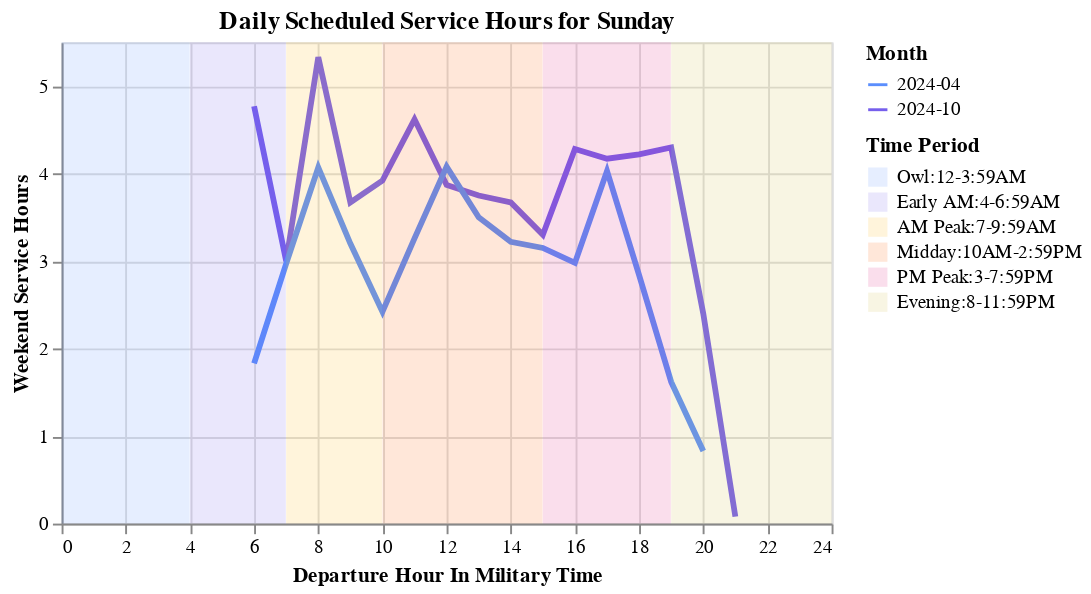

Write notebook code for a chart like this one.
### Code cell
try:
    display(
        section1.create_service_hour_chart(
            scheduled_service, "Sunday",  "Weekend Service Hours", ""
        )
    )
except:
    pass

### Figure 1 — Vega-Lite specification as saved in the notebook (floating-point values rounded to 4 significant figures)
{"config": {"view": {"continuousWidth": 300, "continuousHeight": 300}}, "layer": [{"data": {"name": "data-2027b5f8eeae8cc9145dbb8d64aa833f"}, "mark": {"type": "line", "size": 3}, "encoding": {"color": {"field": "Month", "scale": {"range": ["#5b8efd", "#765fec", "#fcb40e", "#fc5c04", "#dd217d", "#ccbb44"]}, "type": "nominal"}, "opacity": {"condition": {"param": "param_3", "value": 1}, "value": 0.2}, "tooltip": [{"field": "Weekend or Weekday", "type": "nominal"}, {"field": "Month", "type": "nominal"}, {"field": "Departure Hour", "type": "quantitative"}, {"field": "Weekend Service Hours", "type": "quantitative"}], "x": {"field": "Departure Hour", "title": "Departure Hour In Military Time", "type": "quantitative"}, "y": {"field": "Weekend Service Hours", "title": "Weekend Service Hours", "type": "quantitative"}}, "name": "view_3", "title": {"text": "Daily Scheduled Service Hours for Sunday", "subtitle": ""}}, {"data": {"name": "data-61fdb03b01e6f6ac9797744d36eb9ca4"}, "mark": {"type": "rect", "opacity": 0.15}, "encoding": {"color": {"field": "time_period", "scale": {"range": ["#5b8efd", "#765fec", "#fcb40e", "#fc5c04", "#dd217d", "#ccbb44"]}, "sort": ["Owl:12-3:59AM", "Early AM:4-6:59AM", "AM Peak:7-9:59AM", "Midday:10AM-2:59PM", "PM Peak:3-7:59PM", "Evening:8-11:59PM"], "title": "Time Period", "type": "nominal"}, "x": {"field": "start", "type": "quantitative"}, "x2": {"field": "stop"}, "y": {"value": 0}, "y2": {"value": 250}}}], "height": 250, "params": [{"name": "param_3", "select": {"type": "point", "fields": ["Month"]}, "bind": "legend", "views": ["view_3"]}], "resolve": {"scale": {"color": "independent"}}, "width": 400, "$schema": "https://vega.github.io/schema/vega-lite/v5.17.0.json", "datasets": {"data-2027b5f8eeae8cc9145dbb8d64aa833f": [{"Transit Operator": "Tahoe Transportation District GMV Schedule", "Month": "2024-10", "Weekend or Weekday": "Sunday", "Departure Hour": 6, "Weekend Service Hours": 4.77, "Weekday Service Hours": 4.77}, {"Transit Operator": "Tahoe Transportation District GMV Schedule", "Month": "2024-10", "Weekend or Weekday": "Sunday", "Departure Hour": 7, "Weekend Service Hours": 3.0, "Weekday Service Hours": 3.0}, {"Transit Operator": "Tahoe Transportation District GMV Schedule", "Month": "2024-10", "Weekend or Weekday": "Sunday", "Departure Hour": 8, "Weekend Service Hours": 5.33, "Weekday Service Hours": 5.33}, {"Transit Operator": "Tahoe Transportation District GMV Schedule", "Month": "2024-10", "Weekend or Weekday": "Sunday", "Departure Hour": 9, "Weekend Service Hours": 3.67, "Weekday Service Hours": 3.67}, {"Transit Operator": "Tahoe Transportation District GMV Schedule", "Month": "2024-10", "Weekend or Weekday": "Sunday", "Departure Hour": 10, "Weekend Service Hours": 3.92, "Weekday Service Hours": 3.92}, {"Transit Operator": "Tahoe Transportation District GMV Schedule", "Month": "2024-10", "Weekend or Weekday": "Sunday", "Departure Hour": 11, "Weekend Service Hours": 4.62, "Weekday Service Hours": 4.62}, {"Transit Operator": "Tahoe Transportation District GMV Schedule", "Month": "2024-10", "Weekend or Weekday": "Sunday", "Departure Hour": 12, "Weekend Service Hours": 3.87, "Weekday Service Hours": 3.87}, {"Transit Operator": "Tahoe Transportation District GMV Schedule", "Month": "2024-10", "Weekend or Weekday": "Sunday", "Departure Hour": 13, "Weekend Service Hours": 3.75, "Weekday Service Hours": 3.75}, {"Transit Operator": "Tahoe Transportation District GMV Schedule", "Month": "2024-10", "Weekend or Weekday": "Sunday", "Departure Hour": 14, "Weekend Service Hours": 3.67, "Weekday Service Hours": 3.67}, {"Transit Operator": "Tahoe Transportation District GMV Schedule", "Month": "2024-10", "Weekend or Weekday": "Sunday", "Departure Hour": 15, "Weekend Service Hours": 3.3, "Weekday Service Hours": 3.3}, {"Transit Operator": "Tahoe Transportation District GMV Schedule", "Month": "2024-10", "Weekend or Weekday": "Sunday", "Departure Hour": 16, "Weekend Service Hours": 4.28, "Weekday Service Hours": 4.28}, {"Transit Operator": "Tahoe Transportation District GMV Schedule", "Month": "2024-10", "Weekend or Weekday": "Sunday", "Departure Hour": 17, "Weekend Service Hours": 4.17, "Weekday Service Hours": 4.17}, {"Transit Operator": "Tahoe Transportation District GMV Schedule", "Month": "2024-10", "Weekend or Weekday": "Sunday", "Departure Hour": 18, "Weekend Service Hours": 4.22, "Weekday Service Hours": 4.22}, {"Transit Operator": "Tahoe Transportation District GMV Schedule", "Month": "2024-10", "Weekend or Weekday": "Sunday", "Departure Hour": 19, "Weekend Service Hours": 4.3, "Weekday Service Hours": 4.3}, {"Transit Operator": "Tahoe Transportation District GMV Schedule", "Month": "2024-10", "Weekend or Weekday": "Sunday", "Departure Hour": 20, "Weekend Service Hours": 2.4, "Weekday Service Hours": 2.4}, {"Transit Operator": "Tahoe Transportation District GMV Schedule", "Month": "2024-10", "Weekend or Weekday": "Sunday", "Departure Hour": 21, "Weekend Service Hours": 0.08, "Weekday Service Hours": 0.08}, {"Transit Operator": "Tahoe Transportation District GMV Schedule", "Month": "2024-04", "Weekend or Weekday": "Sunday", "Departure Hour": 6, "Weekend Service Hours": 1.83, "Weekday Service Hours": 1.83}, {"Transit Operator": "Tahoe Transportation District GMV Schedule", "Month": "2024-04", "Weekend or Weekday": "Sunday", "Departure Hour": 7, "Weekend Service Hours": 2.97, "Weekday Service Hours": 2.97}, {"Transit Operator": "Tahoe Transportation District GMV Schedule", "Month": "2024-04", "Weekend or Weekday": "Sunday", "Departure Hour": 8, "Weekend Service Hours": 4.07, "Weekday Service Hours": 4.07}, {"Transit Operator": "Tahoe Transportation District GMV Schedule", "Month": "2024-04", "Weekend or Weekday": "Sunday", "Departure Hour": 9, "Weekend Service Hours": 3.2, "Weekday Service Hours": 3.2}, {"Transit Operator": "Tahoe Transportation District GMV Schedule", "Month": "2024-04", "Weekend or Weekday": "Sunday", "Departure Hour": 10, "Weekend Service Hours": 2.42, "Weekday Service Hours": 2.42}, {"Transit Operator": "Tahoe Transportation District GMV Schedule", "Month": "2024-04", "Weekend or Weekday": "Sunday", "Departure Hour": 11, "Weekend Service Hours": 3.26, "Weekday Service Hours": 3.26}, {"Transit Operator": "Tahoe Transportation District GMV Schedule", "Month": "2024-04", "Weekend or Weekday": "Sunday", "Departure Hour": 12, "Weekend Service Hours": 4.08, "Weekday Service Hours": 4.08}, {"Transit Operator": "Tahoe Transportation District GMV Schedule", "Month": "2024-04", "Weekend or Weekday": "Sunday", "Departure Hour": 13, "Weekend Service Hours": 3.5, "Weekday Service Hours": 3.5}, {"Transit Operator": "Tahoe Transportation District GMV Schedule", "Month": "2024-04", "Weekend or Weekday": "Sunday", "Departure Hour": 14, "Weekend Service Hours": 3.22, "Weekday Service Hours": 3.23}, {"Transit Operator": "Tahoe Transportation District GMV Schedule", "Month": "2024-04", "Weekend or Weekday": "Sunday", "Departure Hour": 15, "Weekend Service Hours": 3.15, "Weekday Service Hours": 3.15}, {"Transit Operator": "Tahoe Transportation District GMV Schedule", "Month": "2024-04", "Weekend or Weekday": "Sunday", "Departure Hour": 16, "Weekend Service Hours": 2.98, "Weekday Service Hours": 2.98}, {"Transit Operator": "Tahoe Transportation District GMV Schedule", "Month": "2024-04", "Weekend or Weekday": "Sunday", "Departure Hour": 17, "Weekend Service Hours": 4.03, "Weekday Service Hours": 4.03}, {"Transit Operator": "Tahoe Transportation District GMV Schedule", "Month": "2024-04", "Weekend or Weekday": "Sunday", "Departure Hour": 18, "Weekend Service Hours": 2.84, "Weekday Service Hours": 2.84}, {"Transit Operator": "Tahoe Transportation District GMV Schedule", "Month": "2024-04", "Weekend or Weekday": "Sunday", "Departure Hour": 19, "Weekend Service Hours": 1.62, "Weekday Service Hours": 1.62}, {"Transit Operator": "Tahoe Transportation District GMV Schedule", "Month": "2024-04", "Weekend or Weekday": "Sunday", "Departure Hour": 20, "Weekend Service Hours": 0.83, "Weekday Service Hours": 0.83}], "data-61fdb03b01e6f6ac9797744d36eb9ca4": [{"index": 0, "start": 0, "stop": 3.99, "time_period": "Owl:12-3:59AM"}, {"index": 1, "start": 4, "stop": 6.99, "time_period": "Early AM:4-6:59AM"}, {"index": 2, "start": 7, "stop": 9.99, "time_period": "AM Peak:7-9:59AM"}, {"index": 3, "start": 10, "stop": 14.99, "time_period": "Midday:10AM-2:59PM"}, {"index": 4, "start": 15, "stop": 18.99, "time_period": "PM Peak:3-7:59PM"}, {"index": 5, "start": 19, "stop": 24.0, "time_period": "Evening:8-11:59PM"}]}}
